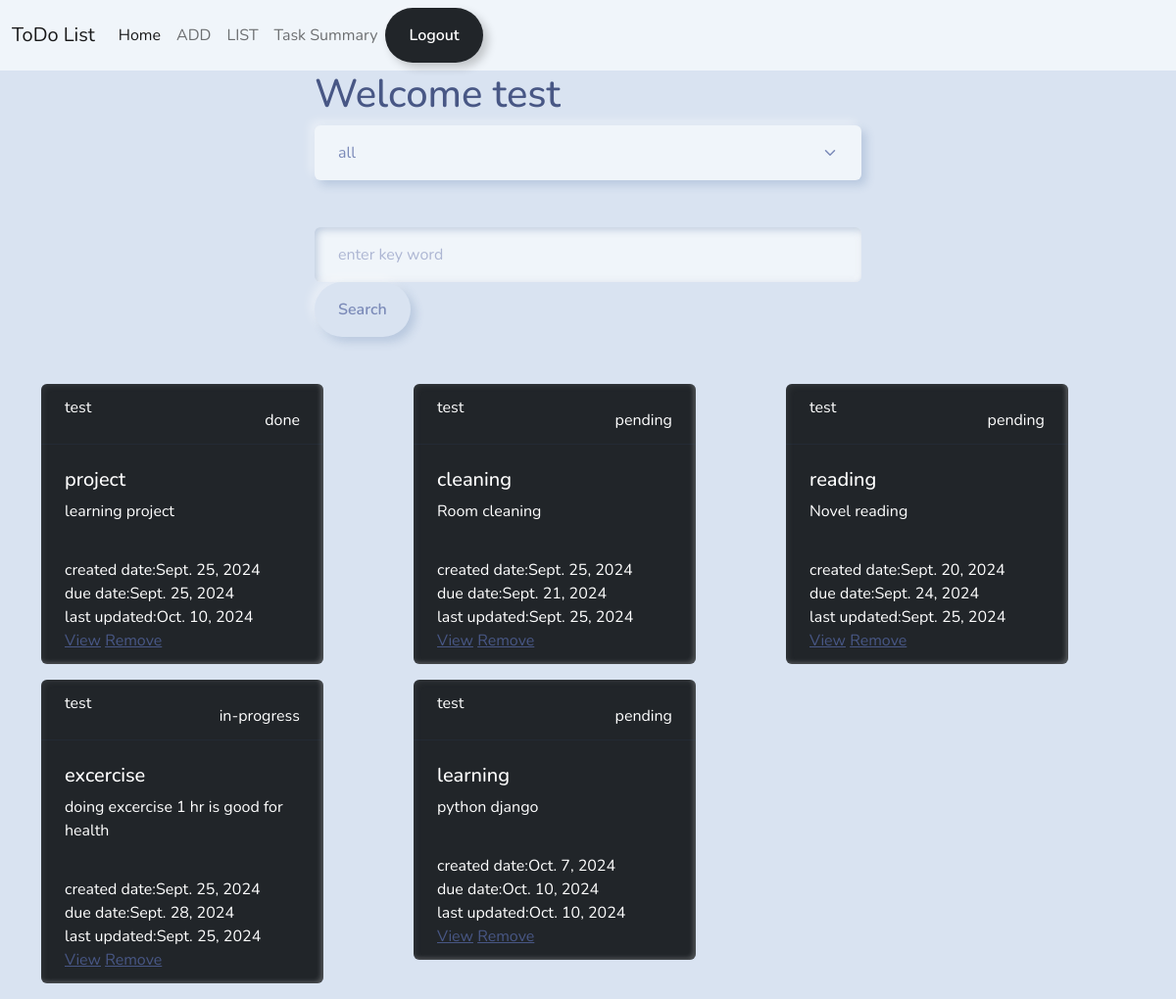
Screenshot of /tasks/all/ (signed in) with the database file from the repository.
### notes/models.py (models this page shows, shortened)
class Task(models.Model):
     title=models.CharField(max_length=200)
     description=models.TextField()
     created_date=models.DateTimeField(auto_now_add=True)
     due_date=models.DateTimeField(null=True)
     category_choices=(
        ("personal","personal"),
        ("business","business")
    )
     category=models.CharField(max_length=200,choices=category_choices,default="personal")
     status_choices=(
        ("pending","pending"),
        ("in-progress","in-progress"),
        ("done","done")
    )
     status=models.CharField(max_length=200,choices=status_choices,default="pending")
     updated_date=models.DateTimeField(auto_now=True)
     user=models.ForeignKey(User,on_delete=models.CASCADE)

### notes/views.py (the view)
# urls.py: path('tasks/all/',views.TaskListView.as_view(),name='task-list'),
@method_decorator(decs,name='dispatch')
class TaskListView(View):
    def get(self,request,*args,**kwargs):
        search_text=request.GET.get('search_text')
        selected_category=request.GET.get("category","all")
        if selected_category == 'all':
            qs=Task.objects.filter(user=request.user)
        else:
            qs=Task.objects.filter(category=selected_category,user=request.user)
        if search_text!=None:
            qs=Task.objects.filter(user=request.user)
            qs=qs.filter(Q(title__icontains=search_text)|Q(description__icontains=search_text))
        return render(request,'tasklist.html',{'tasks':qs,"selected":selected_category})

### notes/templates/tasklist.html (shortened to what this page needs)
{%extends 'base.html'%} {%block main_block%}
<div class="container">
  <div class="w-50 mx-auto">
    <h1>Welcome {{request.user}}</h1>
    <form action="">
      <select name="category" id="" class="form-select" onchange="this.form.submit()">
        <option value="all" {%if selected == "all"%}selected{%endif%}>all</option>
      </select>
    </form>
    <form action="" class="mt-5">
      <input type="text" name="search_text" placeholder="enter key word" id="" class="form-control">
      <button type="submit" class="btn btn-secondary">Search</button>
    </form>
  </div>
</div>
<div class="container mt-5">
  <div class="row">
    {%for t in tasks%}
    <div class="col-4">
      <div class="card text-bg-dark mb-3" style="max-width: 18rem">
        <div class="card-header d-flex justify-content-between">
          <div>{{t.user}}</div>
          <div>
            {{t.status}}</div>
        </div>
        <div class="card-body">
          <h5 class="card-title">{{t.title}}</h5>
          <p class="card-text">{{t.description}}</p>
        </div>
        <div class="card-footer text-body-white">
          <div>created date:{{t.created_date|date}}</div>
          <div>due date:{{t.due_date|date}}</div>
          <div>last updated:{{t.updated_date|date}}</div>
          <a href="{%url 'task-update' t.id %}">View</a>
          <a href="{%url 'task-delete' t.id %}">Remove</a>
        </div>
      </div>
    </div>
    {%endfor%}
  </div>
</div>
{%endblock%}

### rows the page displays
Task: user "test", status "done", title "project", description "learning project", created_date "Sept. 25, 2024", due_date "Sept. 25, 2024", updated_date "Oct. 10, 2024"
Task: user "test", status "pending", title "cleaning", description "Room cleaning", created_date "Sept. 25, 2024", due_date "Sept. 21, 2024", updated_date "Sept. 25, 2024"
Task: user "test", status "pending", title "reading", description "Novel reading", created_date "Sept. 20, 2024", due_date "Sept. 24, 2024", updated_date "Sept. 25, 2024"
Task: user "test", status "in-progress", title "excercise", description "doing excercise 1 hr is good for health", created_date "Sept. 25, 2024", due_date "Sept. 28, 2024", updated_date "Sept. 25, 2024"
Task: user "test", status "pending", title "learning", description "python django", created_date "Oct. 7, 2024", due_date "Oct. 10, 2024", updated_date "Oct. 10, 2024"

### other values shown
{{ request.user }} "test"
